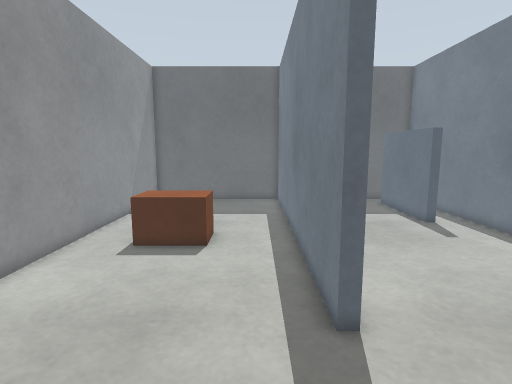
[1] (above)

22 first-person views from a walk through a world built for the Gazebo simulator. The camera is 0.78 m above the floor, tilts 8° down and sees 80° across. The floor is counted in squares, 0.2 m on a side. Each view is taken from the middle of a square. On the plan, view 1 faces up. The plan holds only what a view shows up to about 20 squares ahead; the rest is blank.

[2]
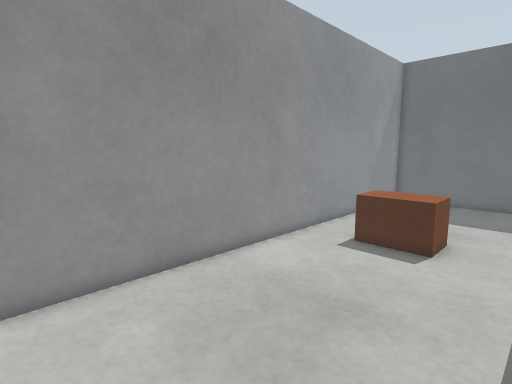

[3]
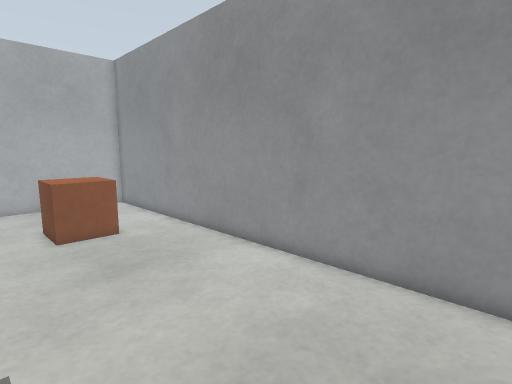

[4]
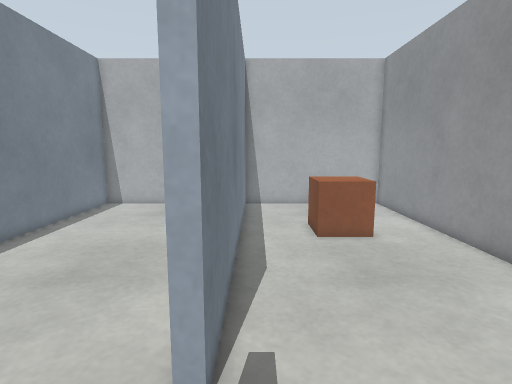

[5]
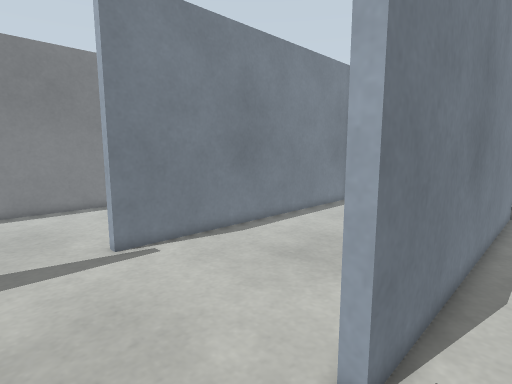

[6]
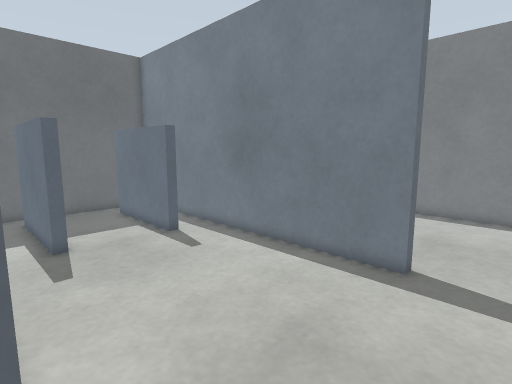

[7]
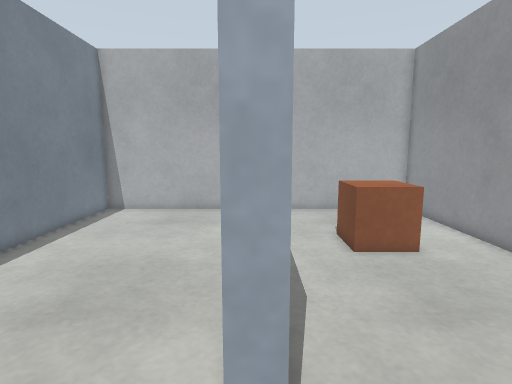

[8]
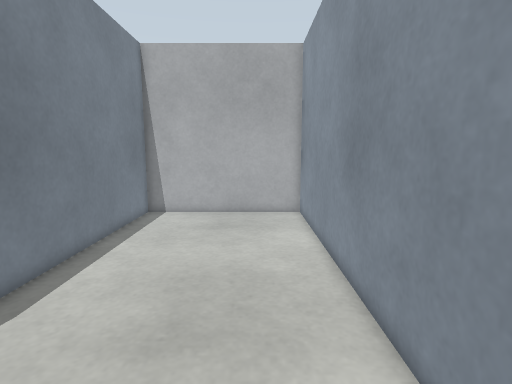

[9]
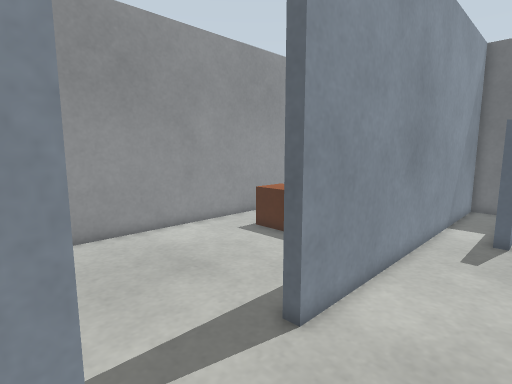

[10]
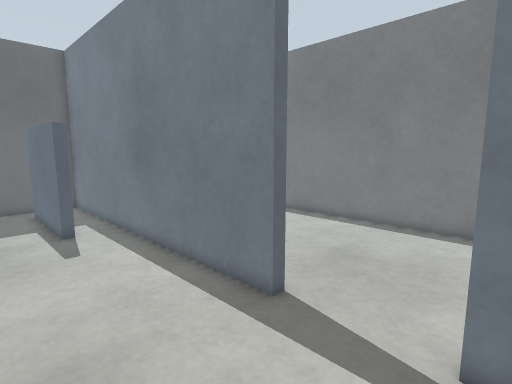

[11]
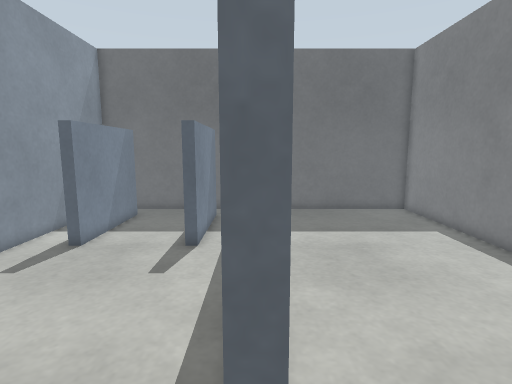

[12]
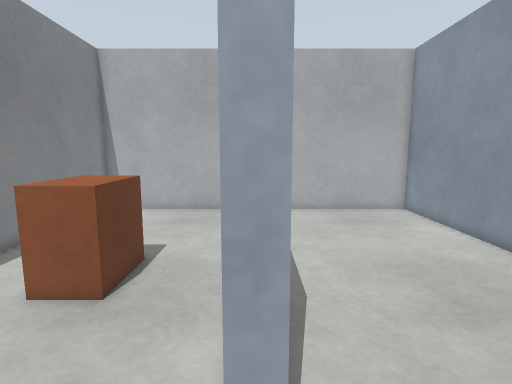

[13]
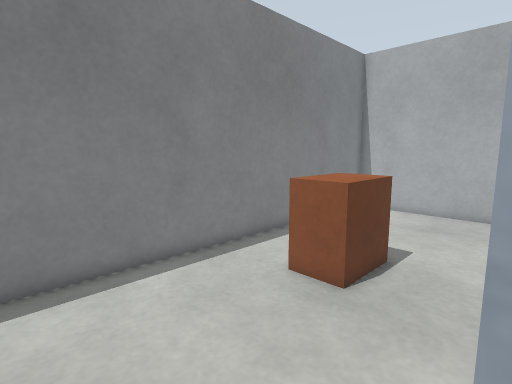

[14]
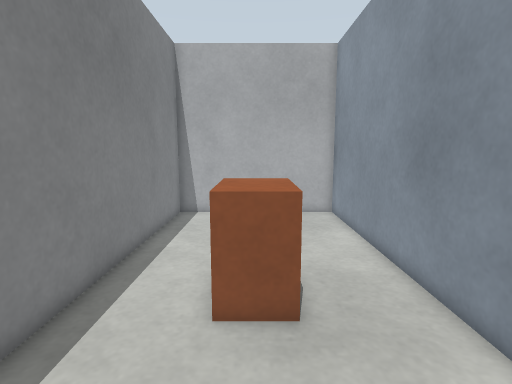

[15]
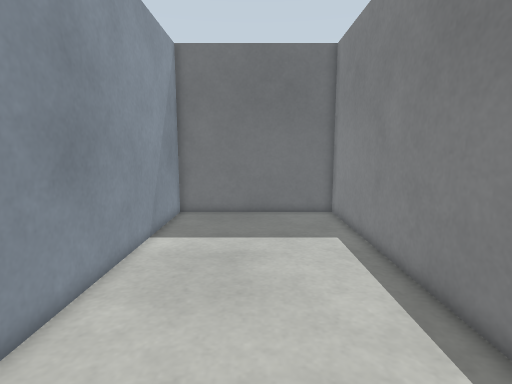

[16]
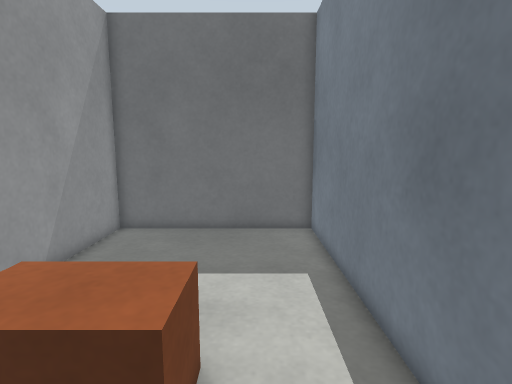

[17]
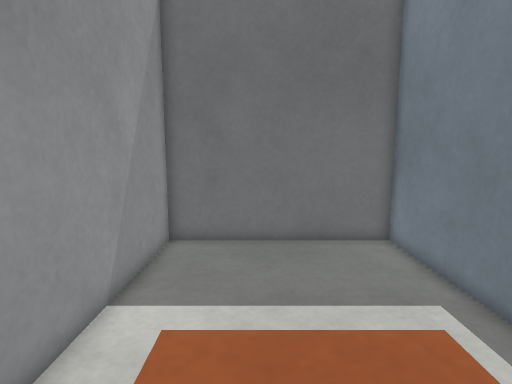

[18]
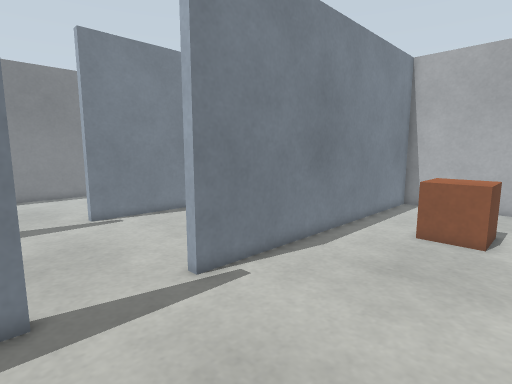

[19]
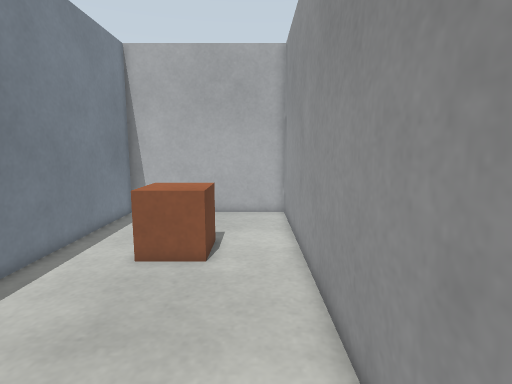

[20]
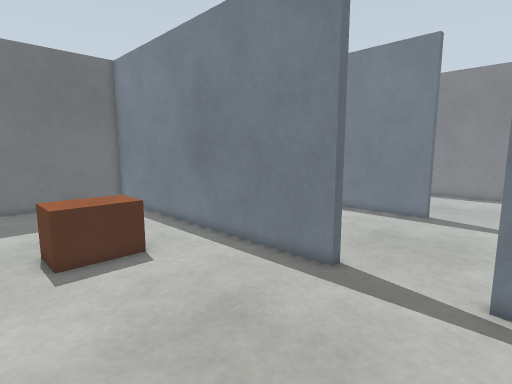

[21]
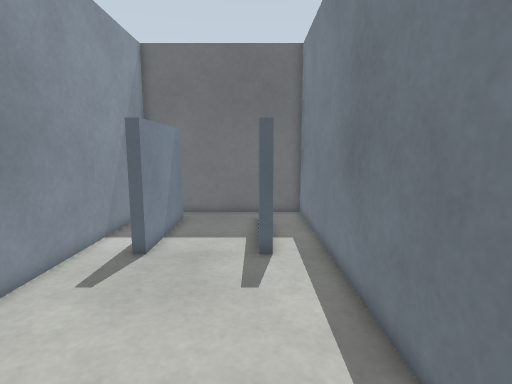

[22]
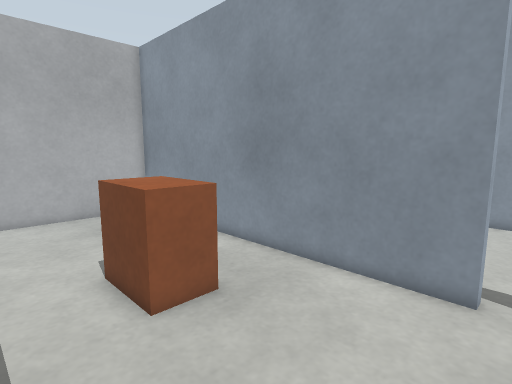

### Floor plan
Points are (right, up) in squares from view 1. A wall is a line through its corners. A room is listed if a view was taken in it or the views show most of it. See-through windows are left out.
Room 1 (views 1, 2, 3, 4, 5, 6, 7, 16, 17, 18, 19, 20)
walls: (2.2, 6.1) (1.8, 6.1) (1.8, 23.7) (-7.8, 23.7) (-7.8, -15.8) (1.8, -15.8) (1.8, 1.9) (2.2, 1.9)
ways out: opening at (2, 4) to room 2
objects: brown box (-5, 12) to (-2, 14); brown box (-4, -10) to (-2, -7)
Room 2 (views 8, 9, 10, 11, 12, 13, 21)
walls: (2.2, 1.9) (2.2, -15.8) (11.8, -15.8) (11.8, 1.9) (12.2, 1.9); (12.4, 6.1) (11.8, 6.1) (11.8, 23.7) (2.2, 23.7) (2.2, 6.1)
ways out: opening at (2, 4) to room 1; opening at (12, 4) to room 3
objects: blue box (5, 16) to (5, 22); blue box (9, 16) to (9, 22)
Room 3 (views 14, 15, 22)
walls: (12.2, 1.9) (12.2, -15.8) (21.7, -15.8) (21.7, 23.7) (12.2, 23.7) (12.2, 10.1)
ways out: opening at (12, 4) to room 2
objects: brown box (16, -6) to (18, -4)

Positions as (right, up) in squares from view 1, and headings:
1: (0, 0), facing up
2: (1, 0), facing up-left
3: (1, 7), facing down-left
4: (1, 6), facing down
5: (0, 6), facing down-right
6: (2, 3), facing up-right
7: (2, 4), facing down
8: (5, 3), facing down
9: (6, 1), facing up-left
10: (6, 1), facing up-right
11: (12, 4), facing up
12: (12, 4), facing down
13: (12, 4), facing down-right
14: (17, 3), facing down
15: (17, 5), facing up
16: (-1, 9), facing up
17: (-4, 11), facing up
18: (-6, 7), facing down-right
19: (-6, 3), facing down
20: (-7, 1), facing up-right
21: (9, 5), facing up
22: (21, 3), facing down-left
